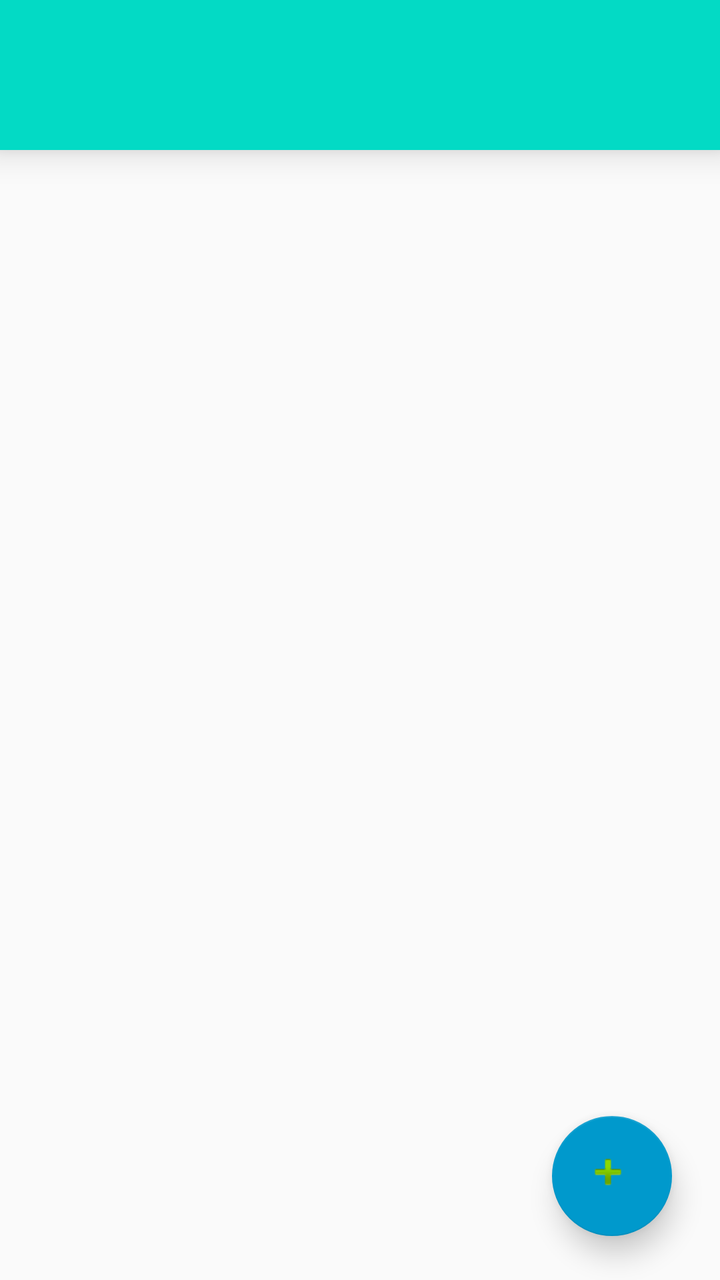
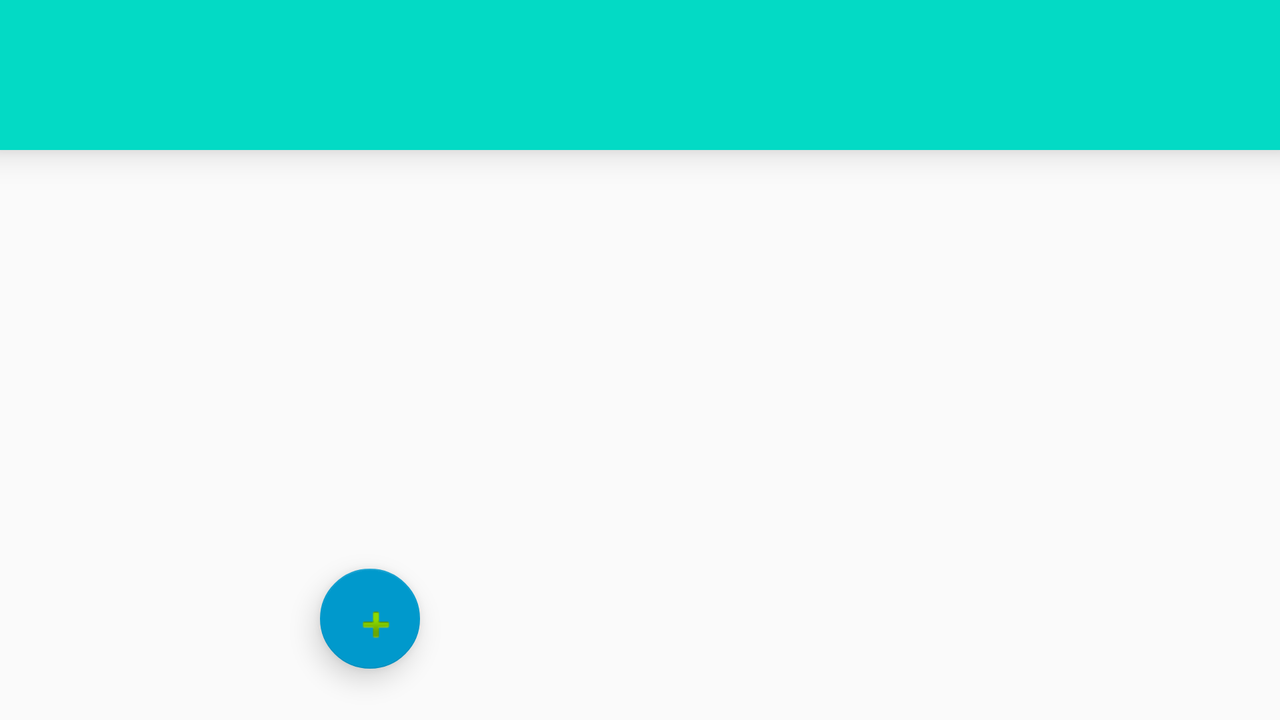

The same Android screen from two of the app's own layout files: first res/layout/ as a phone draws it, then the repository's variant for another configuration, drawn on a device whose configuration selects that folder. Both files follow.
<!-- AndroidManifest.xml: application theme Theme.AppCompat.Light.NoActionBar -->
<!-- res/layout/activity_main.xml -->
<?xml version="1.0" encoding="utf-8"?>
<android.support.constraint.ConstraintLayout
    xmlns:android="http://schemas.android.com/apk/res/android"
    xmlns:tools="http://schemas.android.com/tools"
    xmlns:app="http://schemas.android.com/apk/res-auto"
    android:layout_width="match_parent"
    android:layout_height="match_parent"
    tools:context="edu.temple.stockapp.MainActivity">

    <android.support.constraint.Guideline
        android:layout_width="wrap_content"
        android:layout_height="wrap_content"
        android:id="@+id/left_guideline"
        app:layout_constraintGuide_percent="0.75"
        android:orientation="vertical"
        tools:layout_editor_absoluteY="0dp"
        tools:layout_editor_absoluteX="450dp" />

    <android.support.constraint.Guideline
        android:layout_width="wrap_content"
        android:layout_height="wrap_content"
        android:id="@+id/right_guideline"
        app:layout_constraintGuide_percent="0.95"
        android:orientation="vertical"
        tools:layout_editor_absoluteY="0dp"
        tools:layout_editor_absoluteX="570dp" />

    <android.support.constraint.Guideline
        android:layout_width="wrap_content"
        android:layout_height="wrap_content"
        android:id="@+id/top_guideline"
        app:layout_constraintGuide_percent="0.85"
        android:orientation="horizontal"
        tools:layout_editor_absoluteY="808dp"
        tools:layout_editor_absoluteX="0dp" />

    <android.support.constraint.Guideline
        android:layout_width="wrap_content"
        android:layout_height="wrap_content"
        android:id="@+id/bottom_guideline"
        app:layout_constraintGuide_percent="0.95"
        android:orientation="horizontal"
        tools:layout_editor_absoluteY="903dp"
        tools:layout_editor_absoluteX="0dp" />


    <android.support.v7.widget.Toolbar
        android:id="@+id/my_toolbar"
        android:layout_width="0dp"
        android:layout_height="75dp"
        android:background="@color/colorAccent"
        android:elevation="10dp"
        android:titleTextAppearance="@style/Toolbar.TitleText"
        android:theme="@style/ThemeOverlay.AppCompat.ActionBar"
        app:popupTheme="@style/ThemeOverlay.AppCompat.Light"
        app:layout_constraintTop_toTopOf="parent"
        app:layout_constraintRight_toRightOf="parent"
        app:layout_constraintLeft_toLeftOf="parent"
        app:layout_constraintHorizontal_bias="0.0" />

    <FrameLayout
        android:id="@+id/stockList"
        android:layout_width="0dp"
        android:layout_height="0dp"
        android:layout_marginBottom="0dp"
        android:layout_marginTop="75dp"
        android:layout_weight="1"
        app:layout_constraintBottom_toBottomOf="parent"
        app:layout_constraintHorizontal_bias="1.0"
        app:layout_constraintLeft_toLeftOf="parent"
        app:layout_constraintRight_toRightOf="parent"
        app:layout_constraintTop_toTopOf="parent"
        app:layout_constraintVertical_bias="0.0">
    </FrameLayout>
    <android.support.design.widget.FloatingActionButton
        android:id="@+id/floatingActionButton"
        android:layout_width="75dp"
        android:layout_height="60dp"
        android:layout_marginTop="24dp"
        android:clickable="true"
        app:backgroundTint="@android:color/holo_blue_dark"
        app:elevation="8dp"
        app:fabSize="normal"
        app:layout_constraintBottom_toTopOf="@+id/bottom_guideline"
        app:layout_constraintLeft_toLeftOf="@+id/left_guideline"
        app:layout_constraintRight_toLeftOf="@+id/right_guideline"
        app:layout_constraintTop_toTopOf="@+id/top_guideline"
        app:rippleColor="@android:color/holo_red_light"
        app:srcCompat="@android:drawable/ic_input_add" />
</android.support.constraint.ConstraintLayout>
<!-- resources referenced by this layout -->
<resources>
  <style name="Toolbar.TitleText" parent="TextAppearance.Widget.AppCompat.Toolbar.Title">
          <item name="android:textSize">25sp</item>
      </style>
</resources>
<!-- res/layout-land/activity_main.xml (the repository's variant of the layout above) -->
<!-- drawn on the phone turned sideways -->
<?xml version="1.0" encoding="utf-8"?>
<android.support.constraint.ConstraintLayout xmlns:android="http://schemas.android.com/apk/res/android"
    xmlns:app="http://schemas.android.com/apk/res-auto"
    xmlns:tools="http://schemas.android.com/tools"
    android:orientation="horizontal" android:layout_width="match_parent"
    android:layout_height="match_parent"
    android:id="@+id/land"
    >
    <android.support.v7.widget.Toolbar
        android:id="@+id/my_toolbar"
        android:layout_width="0dp"
        android:layout_height="75dp"
        android:background="@color/colorAccent"
        android:elevation="10dp"
        android:titleTextAppearance="@style/Toolbar.TitleText"
        android:theme="@style/ThemeOverlay.AppCompat.ActionBar"
        app:popupTheme="@style/ThemeOverlay.AppCompat.Light"
        app:layout_constraintTop_toTopOf="parent"
        app:layout_constraintRight_toRightOf="parent"
        app:layout_constraintLeft_toLeftOf="parent"
        app:layout_constraintHorizontal_bias="0.0" />
    <android.support.constraint.Guideline
        android:layout_width="wrap_content"
        android:layout_height="wrap_content"
        android:id="@+id/left_guideline"
        app:layout_constraintGuide_percent="0.25"
        android:orientation="vertical"
        tools:layout_editor_absoluteY="0dp"
        tools:layout_editor_absoluteX="148dp" />

    <android.support.constraint.Guideline
        android:layout_width="wrap_content"
        android:layout_height="wrap_content"
        android:id="@+id/right_guideline"
        app:layout_constraintGuide_percent="0.35"
        android:orientation="vertical"
        tools:layout_editor_absoluteY="0dp"
        tools:layout_editor_absoluteX="207dp" />

    <android.support.constraint.Guideline
        android:layout_width="wrap_content"
        android:layout_height="wrap_content"
        android:id="@+id/top_guideline"
        app:layout_constraintGuide_percent="0.75"
        android:orientation="horizontal"
        tools:layout_editor_absoluteY="270dp"
        tools:layout_editor_absoluteX="0dp" />

    <android.support.constraint.Guideline
        android:layout_width="wrap_content"
        android:layout_height="wrap_content"
        android:id="@+id/bottom_guideline"
        app:layout_constraintGuide_percent="0.95"
        android:orientation="horizontal"
        tools:layout_editor_absoluteY="341dp"
        tools:layout_editor_absoluteX="0dp" />

    <LinearLayout
        android:layout_width="0dp"
        android:layout_height="0dp"
        android:layout_marginTop="75dp"
        android:orientation="horizontal"
        app:layout_constraintBottom_toBottomOf="parent"
        app:layout_constraintLeft_toLeftOf="parent"
        app:layout_constraintRight_toRightOf="parent"
        app:layout_constraintTop_toTopOf="parent">

        <FrameLayout
            android:id="@+id/stockListLand"
            android:layout_width="match_parent"
            android:layout_height="match_parent"
            android:layout_weight="1"></FrameLayout>

        <FrameLayout
            android:id="@+id/stockPickLand"
            android:layout_width="match_parent"
            android:layout_height="match_parent"
            android:layout_weight=".6"></FrameLayout>

    </LinearLayout>

    <android.support.design.widget.FloatingActionButton
        android:id="@+id/floatingActionButton"
        android:layout_width="50dp"
        android:layout_height="50dp"
        android:layout_marginTop="8dp"
        android:clickable="true"
        app:backgroundTint="@android:color/holo_blue_dark"
        app:elevation="8dp"
        app:fabSize="normal"
        app:layout_constraintBottom_toTopOf="@+id/bottom_guideline"
        app:layout_constraintHorizontal_bias="0.0"
        app:layout_constraintLeft_toLeftOf="@+id/left_guideline"
        app:layout_constraintRight_toLeftOf="@+id/right_guideline"
        app:layout_constraintTop_toTopOf="@+id/top_guideline"
        app:layout_constraintVertical_bias="0.461"
        app:rippleColor="@android:color/holo_red_light"
        app:srcCompat="@android:drawable/ic_input_add" />

</android.support.constraint.ConstraintLayout>
